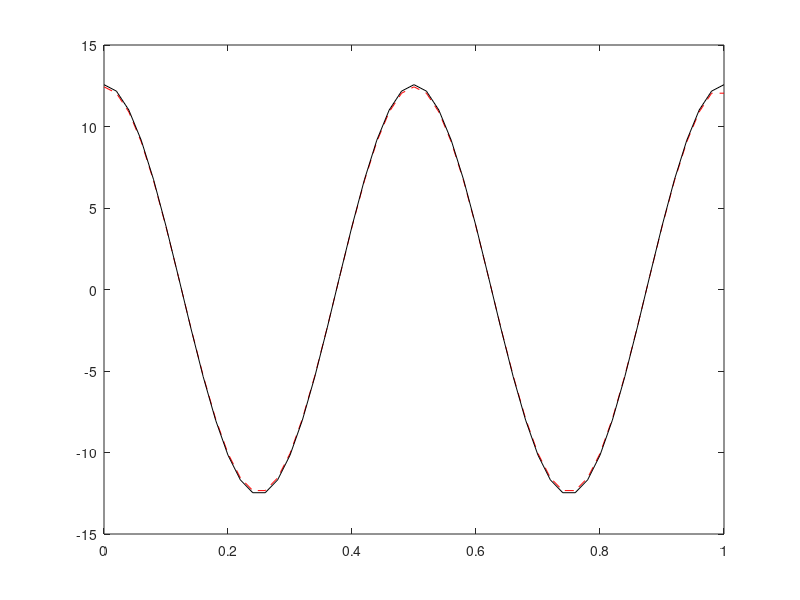

This figure's MATLAB source:
clc;
clear all;
close all;
% program to compute first order finite derivative of flux function
% using Central diffrence method

%building the mesh

a=0;			%	left extreme
b=1;			%	right extreme

N=50;  		%	number of nodes
dx=(b-a)/N; 	% mesh spacing
dfdx=0;
for i = 1 : N+1
    x(i)=a+(i-1)*dx;
    f(i) = sin(4*pi*x(i));
    dfdxe(i) = 4*pi*cos(4*pi*x(i));
end
    dfdx(1)=(f(2)-f(1))/(dx);
for i = 2:N
    dfdx(i)=(f(i+1) - f(i-1))/(2*dx);
end
dfdx(N+1)=dfdx(N);

plot(x,dfdx,'--r');
hold on;
plot(x,dfdxe,'-k');
